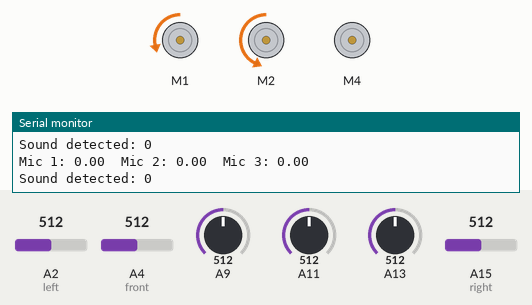
Simulated run of this sketch. Board: Arduino Mega 2560, built with avr-gcc and run on an emulated ATmega2560. Parts: 3 × DC motor (green arrow = forward, orange = backward, longer = faster), the last lines printed to the serial monitor. The inputs (shaded band) are chosen by the test bench; at power-on: A9 = 512, A2 (left) = 512, A4 (front) = 512, A11 = 512, A15 (right) = 512, A13 = 512.

Above: at 1.2 s.
1.3 s: A9 set to 534
At 2.0 s:
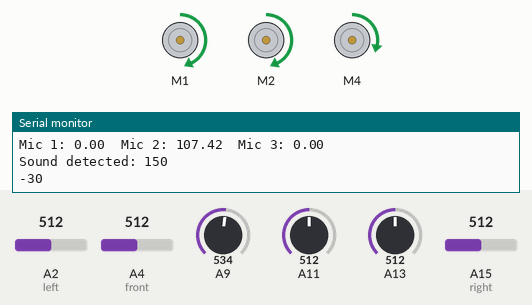
4.3 s: A2 (left) set to 716
At 5.9 s:
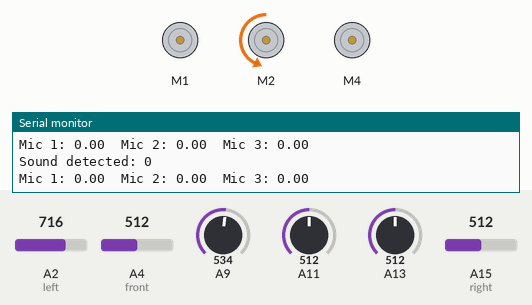
6.5 s: A4 (front) set to 716
At 7.7 s:
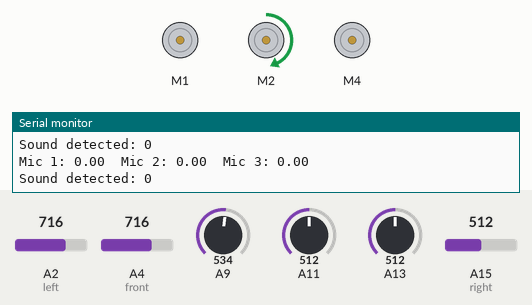
8.0 s: A11 set to 539
At 9.5 s:
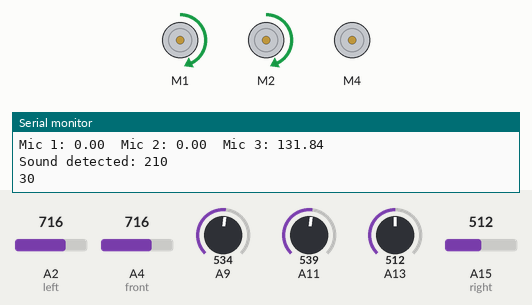
9.6 s: A15 (right) set to 992
At 12.4 s:
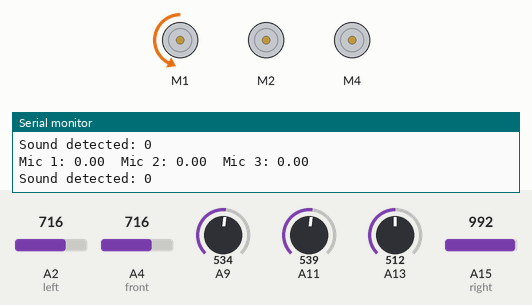
12.6 s: A4 (front) set to 992
At 13.6 s:
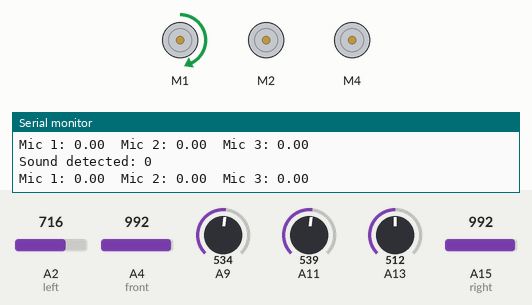
Timing chart, 0 to 15.1 s (numbered marks = the images above; inputs shaded):
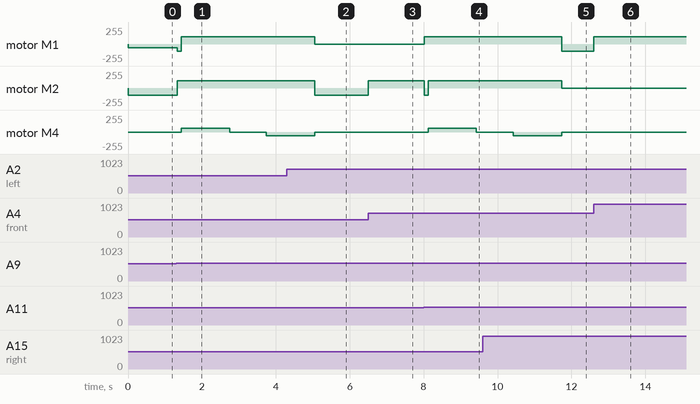

Measured:
- the behaviour switches between 522 and 523 on A9 (found by bisection; images 0 and 1)
- the behaviour switches between 522 and 523 on A11 (found by bisection; images 3 and 4)
- after the input at 1.3 s, motor M1: backward 55/255 → backward 110/255 at once, → forward 110/255 0.12 s later; motor M2: backward 110/255 → forward 110/255 at once; motor M4: stopped → forward 55/255 after 0.15 s, → stopped 1.3 s later, → backward 55/255 1.0 s later
- after the input at 4.3 s, motor M1: forward 110/255 → stopped after 0.75 s
- after the input at 6.5 s, motor M2: backward 110/255 → forward 110/255 at once
- after the input at 8.0 s, motor M1: stopped → forward 110/255 at once; motor M2: forward 110/255 → backward 110/255 at once, → forward 110/255 0.12 s later; motor M4: stopped → forward 55/255 after 0.13 s, → stopped 1.3 s later
- after the input at 9.6 s, motor M1: forward 110/255 → backward 110/255 after 2.1 s; motor M2: forward 110/255 → stopped after 2.1 s
- after the input at 12.6 s, motor M1: backward 110/255 → forward 110/255 at once

The sketch:

LightAndSoundWithLeaf.ino
```cpp
/****************************************
  This code prioritized Sound.
  If the robot gets a sound input, a flag will
  be set to "TRUE" and it will skip the light
  sensing for a little while.
****************************************/
// Mic 1 @ 120 degrees connects to A9 (FRONT)
// Mic 2 @ 0 degrees connects to A13 (RIGHT)
// Mic 3 @ 240 degrees connects to A11 (LEFT)

// MOTOR STUFF
#include <Wire.h>
#include <Adafruit_MotorShield.h>
#include "utility/Adafruit_MS_PWMServoDriver.h"

//includes the motorshield required libraries
Adafruit_MotorShield AFMS = Adafruit_MotorShield();
//Creates the motorshield object
Adafruit_DCMotor *leftMotor = AFMS.getMotor(1);
Adafruit_DCMotor *rightMotor = AFMS.getMotor(2);
Adafruit_DCMotor *leafMotor = AFMS.getMotor(4);


//SOUND STUFF
// Sets up Variables that will be used
const int sampleWindow = 100; // Sample window width in mS (50 mS = 20Hz)
unsigned int sample;
unsigned int sample2;
unsigned int sample3;
unsigned int angle_deg = 0;
int threshold_sound = 50;
unsigned long moveMillis = millis(); // Starts counting time for how long an angle has been given


//LIGHT STUFF
const int front = A4;
const int right = A15;
const int left = A2;
int x = 0;
int y = 0;
float xmult = 0;
float ymult = 0;

const int threshold_light = 10;
const int dspeed = 110;// default speed for wheels
const int frontCal = 0; // Need to calibrate xcal and ycal under the normal lighting condition
const int leftCal = 80;
const int rightCal = 30;
const float forwardbuffer = .2;

void setup()
{
  // MOTOR SHIELD SETUP
  AFMS.begin();
  leftMotor->setSpeed(dspeed);
  rightMotor->setSpeed(dspeed);
  leafMotor->setSpeed(55);
  Serial.begin(9600);
  angle_deg = 0;
}


void loop()
{
  senseSound(true);
  senseLight(false);
}


// TODO: Need to switch from Adafruit motor to a servo
// LEAF SHRINKING
void pullLeaves(float delayTime) {
  leafMotor->run(FORWARD);
  delay(delayTime);
  leafMotor->run(RELEASE);
  delay(1000);
  leafMotor->run(BACKWARD);
  delay(delayTime);
  leafMotor->run(RELEASE);
}


// SOUND SENSING
void senseSound(bool shouldPrint) {
  static unsigned long startMillis;  // Start of sample window
  unsigned int peakToPeak = 0;   // peak-to-peak level
  unsigned int peakToPeak2 = 0; // Mic 2
  unsigned int peakToPeak3 = 0; // Mic 3

  static unsigned int signalMax; // Mic 1
  static unsigned int signalMin;
  static unsigned int signalMax2; // Mic 2
  static unsigned int signalMin2;
  static unsigned int signalMax3; // Mic 3
  static unsigned int signalMin3;


  if (startMillis == 0) { // Re-initialize everything
    startMillis = millis();
    signalMax = 0;
    signalMax2 = 0;
    signalMax3 = 0;
    signalMin = 1024;
    signalMin2 = 1024;
    signalMin3 = 1024;
  }
  // collect data for 50 mS
  if (millis() - startMillis < sampleWindow)
  {
    sample = analogRead(A13);
    sample2 = analogRead(A9);
    sample3 = analogRead(A11);
    // Mic 1
    if (sample < 1024)  // toss out spurious readings
    {
      if (sample > signalMax)
      {
        signalMax = sample;  // save just the max levels
      }
      else if (sample < signalMin)
      {
        signalMin = sample;  // save just the min levels
      }
    }
    // Mic 2
    if (sample2 < 1024)  // toss out spurious readings
    {
      if (sample2 > signalMax2)
      {
        signalMax2 = sample2;  // save just the max levels
      }
      else if (sample2 < signalMin2)
      {
        signalMin2 = sample2;  // save just the min levels
      }
    }
    // Mic 3
    if (sample3 < 1024)  // toss out spurious readings
    {
      if (sample3 > signalMax3)
      {
        signalMax3 = sample3;  // save just the max levels
      }
      else if (sample3 < signalMin3)
      {
        signalMin3 = sample3;  // save just the min levels
      }
    }
  } else {
    peakToPeak = signalMax - signalMin;  // max - min = peak-peak amplitude
    double volts = 1500 * (peakToPeak * 5.0) / 1024;  // convert to volts
    // Mic 2
    peakToPeak2 = signalMax2 - signalMin2;  // max - min = peak-peak amplitude
    double volts2 = 1000 * (peakToPeak2 * 5.0) / 1024;  // convert to volts
    // Mic 3
    peakToPeak3 = signalMax3 - signalMin3;  // max - min = peak-peak amplitude
    double volts3 = 1000 * (peakToPeak3 * 5.0) / 1024;  // convert to volts

    // Maybe later, change to if(volts+volts2+volts3 > threshold_sound*3)
    if (volts > threshold_sound || volts2 > threshold_sound || volts3 > threshold_sound) {
      if (volts > volts2) {
        if (volts3 > volts2) {
          if (volts3 > volts) {
            // Value order is 312
            angle_deg = 270;
          }
          else {
            // Value order is 132
            angle_deg = 330;
          }
        }
        else {
          // Value order is 123
          angle_deg = 30;
        }
      }
      else {
        if (volts2 > volts3) {
          if (volts > volts3) {
            // Value order is 213
            angle_deg = 90;
          }
          else {
            // Value order is 231
            angle_deg = 150;
          }
        } else {
          // Value order is 321
          angle_deg = 210;
        }
      }
    };

    if (shouldPrint) {
      Serial.print("Mic 1: "); Serial.print(volts); Serial.print("\t");
      Serial.print("Mic 2: "); Serial.print(volts2); Serial.print("\t");
      Serial.print("Mic 3: "); Serial.print(volts3); Serial.println("\t");
      Serial.print("Sound detected: "); Serial.println(angle_deg);
    }

    // TODO: Need to fix this function to "simulate" two behaviors in parallel
    if (angle_deg > 0) {
      rightMotor->setSpeed(dspeed);
      leftMotor->setSpeed(dspeed);
      rotateCommand(angle_deg - 180); // delay() goes in here
      stopCommand();
      rightMotor->setSpeed(dspeed);
      leftMotor->setSpeed(dspeed);
      leftMotor->run(FORWARD);
      rightMotor->run(FORWARD);
      pullLeaves(1300);
      stopCommand();
      angle_deg = 0;
    }
    startMillis = 0; // Flag 0 to reset everything
  }
}


//LIGHT SENSING
void senseLight(bool shouldPrint) {
  float frontVal = analogRead(front) + frontCal;
  float leftVal = analogRead(left) + leftCal;
  float rightVal = analogRead(right) + rightCal;
  y = frontVal - (leftVal + rightVal)/2;
  x = leftVal - rightVal;
  // positive y = forward, positive x = left
  if (abs(x) > threshold_light or abs(y) > threshold_light) {
    // Scale down x and y
    xmult = abs(x) / 100.0;
    ymult = abs(y) / 50.0;

    // xmult is from 0 to 1
    if (xmult > 1) {
      xmult = 1;
    }

    // ymult is from 0.2 to 1
    ymult += forwardbuffer;
    if (ymult > 1) {
      ymult = 1;
    }

    // speeds are from 0 to dspeed
    int turnspeed = dspeed * ymult * (1 - xmult); // turnspeed <= forwardspeed
    int forwardspeed = dspeed * ymult;

    runCommand(forwardspeed, turnspeed);
  } else {
    stopCommand();
  }
  if (shouldPrint) {
    Serial.print(frontVal);
    Serial.print("\t");
    Serial.print(leftVal);
    Serial.print("\t");
    Serial.println(rightVal);
  }
}


// Helper function to set the wheels' speeds
void runCommand(int forwardspeed, int turnspeed) {
  if (x > 0) {
    // Turn left
    rightMotor->setSpeed(forwardspeed);
    leftMotor->setSpeed(turnspeed);
  } else {
    // Turn right
    rightMotor->setSpeed(turnspeed);
    leftMotor->setSpeed(forwardspeed);
  }
  leftMotor->run(y > 0 ? FORWARD : BACKWARD); // Conditional tenary operator
  rightMotor->run(y > 0 ? FORWARD : BACKWARD);
}


// Helper function to set the wheels' speeds
void rotateCommand(int degree) {
  Serial.println(degree);
  leftMotor->run(degree > 0 ? FORWARD : BACKWARD);
  rightMotor->run(degree > 0 ? BACKWARD : FORWARD);
  delay(abs(degree) * 700.0 / 180); // 700 ms rotates 180 degrees
}


// Helper function to stop both wheels
void stopCommand() {
  leftMotor->run(RELEASE);
  rightMotor->run(RELEASE);
}
```
